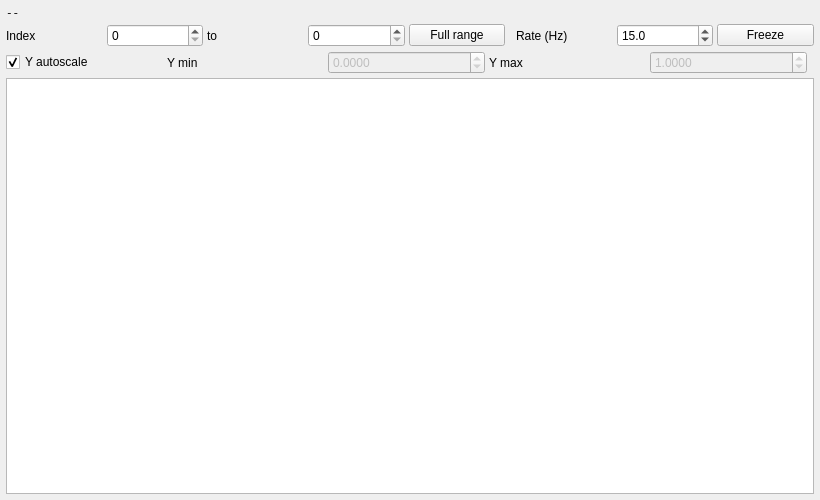
<?xml version="1.0" encoding="UTF-8"?>
<ui version="4.0">
 <class>MainWindow</class>
 <widget class="QMainWindow" name="MainWindow">
  <property name="geometry">
   <rect>
    <x>0</x>
    <y>0</y>
    <width>820</width>
    <height>500</height>
   </rect>
  </property>
  <property name="windowTitle">
   <string>daoBarDisp</string>
  </property>
  <widget class="QWidget" name="centralwidget">
   <layout class="QVBoxLayout" name="verticalLayout">
    <property name="spacing">
     <number>4</number>
    </property>
    <property name="leftMargin">
     <number>6</number>
    </property>
    <property name="topMargin">
     <number>6</number>
    </property>
    <property name="rightMargin">
     <number>6</number>
    </property>
    <property name="bottomMargin">
     <number>6</number>
    </property>

    <item>
     <widget class="QLabel" name="infoLabel">
      <property name="text">
       <string>--</string>
      </property>
      <property name="styleSheet">
       <string notr="true">font-family: monospace; font-size: 11px;</string>
      </property>
     </widget>
    </item>

    <item>
     <layout class="QHBoxLayout" name="rangeLayout">
      <item>
       <widget class="QLabel" name="rangeLabel">
        <property name="text">
         <string>Index</string>
        </property>
       </widget>
      </item>
      <item>
       <widget class="QSpinBox" name="idxFromSpin">
        <property name="maximum">
         <number>100000000</number>
        </property>
        <property name="toolTip">
         <string>first index to display</string>
        </property>
       </widget>
      </item>
      <item>
       <widget class="QLabel" name="toLabel">
        <property name="text">
         <string>to</string>
        </property>
       </widget>
      </item>
      <item>
       <widget class="QSpinBox" name="idxToSpin">
        <property name="maximum">
         <number>100000000</number>
        </property>
        <property name="toolTip">
         <string>last index to display (inclusive)</string>
        </property>
       </widget>
      </item>
      <item>
       <widget class="QPushButton" name="fullRangeButton">
        <property name="text">
         <string>Full range</string>
        </property>
       </widget>
      </item>
      <item>
       <spacer name="rangeSpacer">
        <property name="orientation">
         <enum>Qt::Horizontal</enum>
        </property>
       </spacer>
      </item>
      <item>
       <widget class="QLabel" name="rateLabel">
        <property name="text">
         <string>Rate (Hz)</string>
        </property>
       </widget>
      </item>
      <item>
       <widget class="QDoubleSpinBox" name="fpsSpin">
        <property name="decimals">
         <number>1</number>
        </property>
        <property name="minimum">
         <double>0.500000000000000</double>
        </property>
        <property name="maximum">
         <double>200.000000000000000</double>
        </property>
        <property name="singleStep">
         <double>1.000000000000000</double>
        </property>
        <property name="value">
         <double>15.000000000000000</double>
        </property>
       </widget>
      </item>
      <item>
       <widget class="QPushButton" name="freezeButton">
        <property name="text">
         <string>Freeze</string>
        </property>
        <property name="checkable">
         <bool>true</bool>
        </property>
       </widget>
      </item>
     </layout>
    </item>

    <item>
     <layout class="QHBoxLayout" name="yLayout">
      <item>
       <widget class="QCheckBox" name="autoscaleCheck">
        <property name="text">
         <string>Y autoscale</string>
        </property>
        <property name="checked">
         <bool>true</bool>
        </property>
       </widget>
      </item>
      <item>
       <widget class="QLabel" name="yMinLabel">
        <property name="text">
         <string>Y min</string>
        </property>
       </widget>
      </item>
      <item>
       <widget class="QDoubleSpinBox" name="yMinSpin">
        <property name="enabled">
         <bool>false</bool>
        </property>
        <property name="decimals">
         <number>4</number>
        </property>
        <property name="minimum">
         <double>-1000000000000.000000000000000</double>
        </property>
        <property name="maximum">
         <double>1000000000000.000000000000000</double>
        </property>
       </widget>
      </item>
      <item>
       <widget class="QLabel" name="yMaxLabel">
        <property name="text">
         <string>Y max</string>
        </property>
       </widget>
      </item>
      <item>
       <widget class="QDoubleSpinBox" name="yMaxSpin">
        <property name="enabled">
         <bool>false</bool>
        </property>
        <property name="decimals">
         <number>4</number>
        </property>
        <property name="minimum">
         <double>-1000000000000.000000000000000</double>
        </property>
        <property name="maximum">
         <double>1000000000000.000000000000000</double>
        </property>
        <property name="value">
         <double>1.000000000000000</double>
        </property>
       </widget>
      </item>
      <item>
       <spacer name="ySpacer">
        <property name="orientation">
         <enum>Qt::Horizontal</enum>
        </property>
       </spacer>
      </item>
     </layout>
    </item>

    <item>
     <widget class="GraphicsView" name="plotWidget"/>
    </item>
   </layout>
  </widget>
 </widget>
 <customwidgets>
  <customwidget>
   <class>GraphicsView</class>
   <extends>QGraphicsView</extends>
   <header>pyqtgraph</header>
  </customwidget>
 </customwidgets>
 <resources/>
 <connections/>
</ui>
